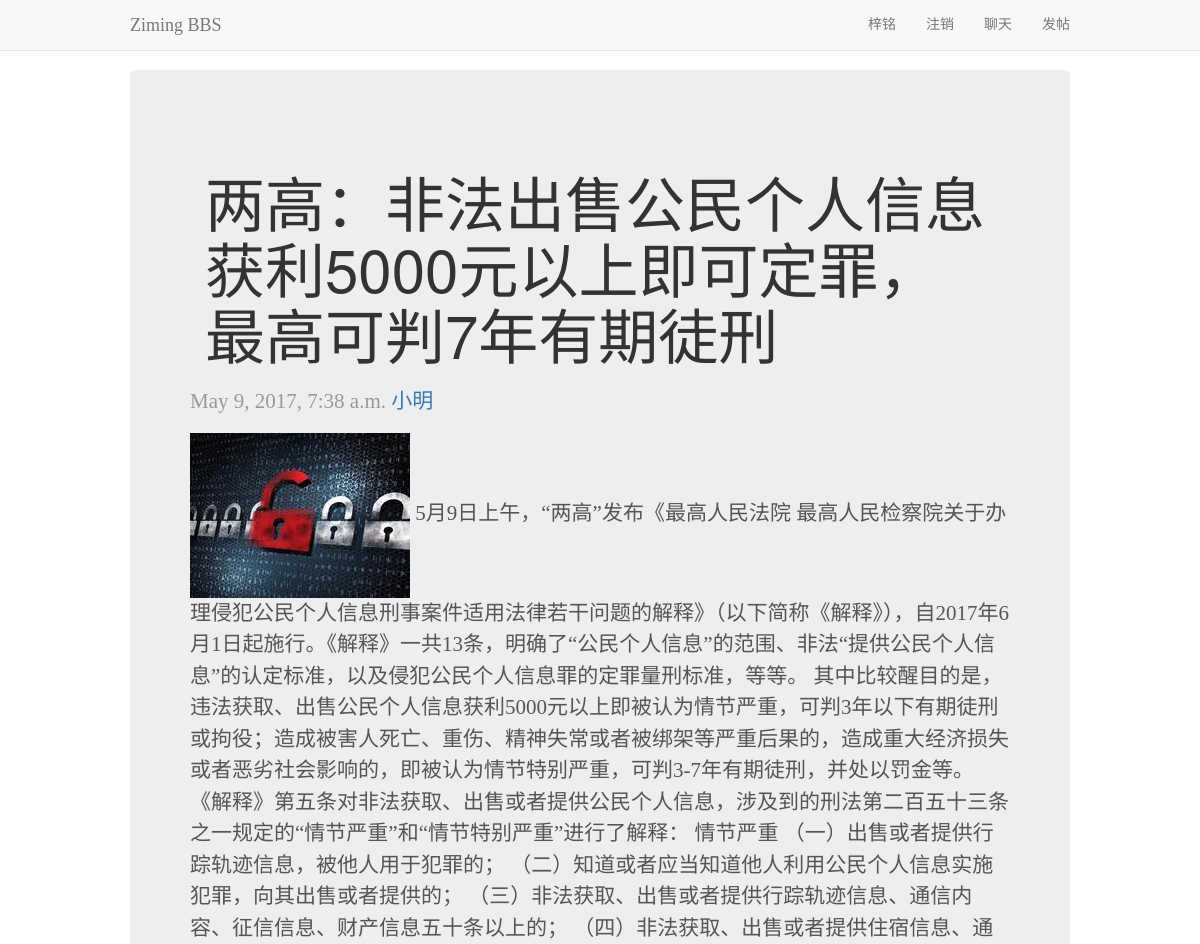
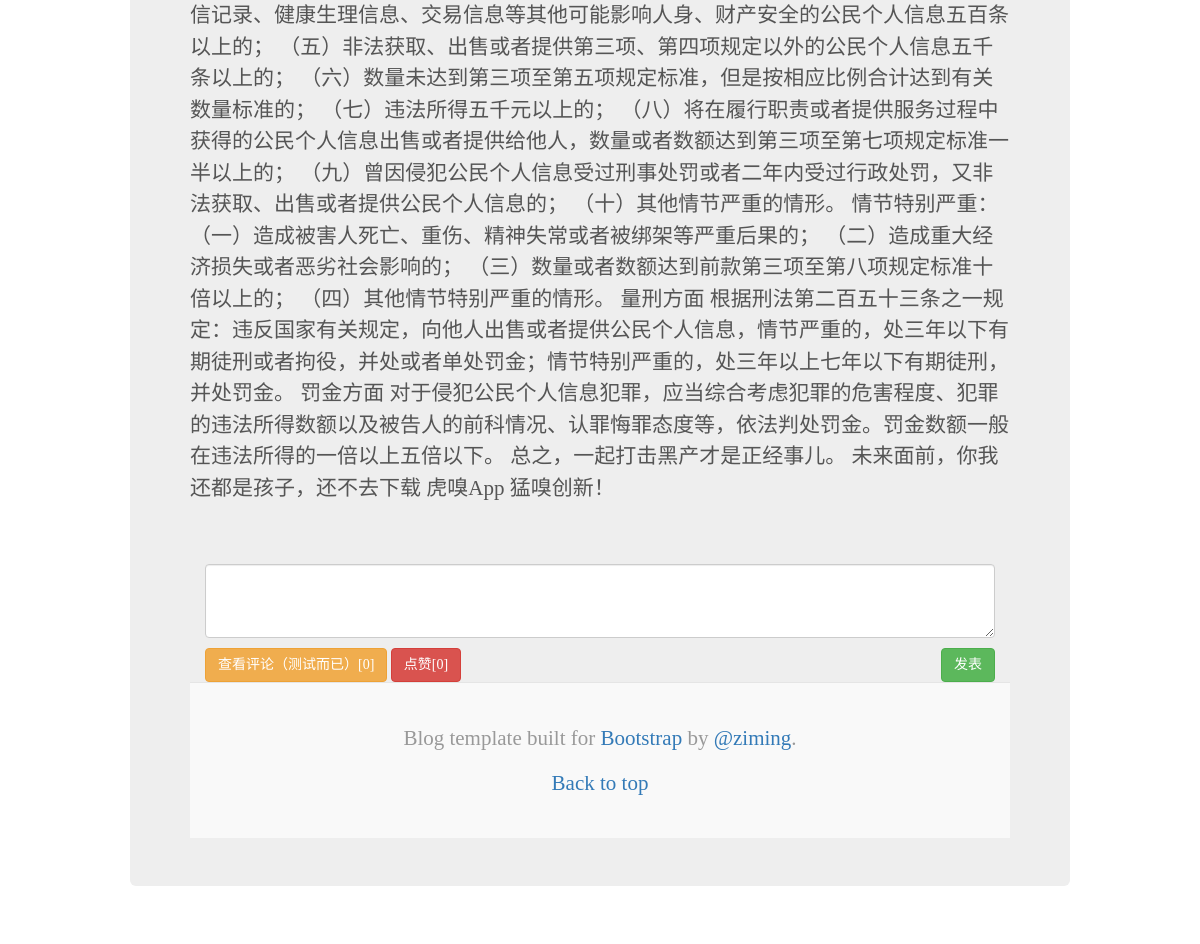
The app's page /bbs/detail/2 (signed in) with its own data (2 pictures, top to bottom).
### BBS/models.py (models this page shows, shortened)
class UserProfile(models.Model):
    user = models.OneToOneField(User)
    name = models.CharField(max_length=32)
    signature = models.TextField(null=True,blank=True)
    head_img = models.ImageField(upload_to="uploads",null=True,blank=True)
    friends = models.ManyToManyField("self", related_name="friends_userprofile", blank=True)
    def __str__(self):
        return self.name

class Article(models.Model):
    title = models.CharField(max_length=255)
    category = models.ForeignKey("Category")
    brief = models.CharField(max_length=255,blank=True,null=True)
    content = models.TextField()
    author = models.ForeignKey("UserProfile")
    pub_date = models.DateTimeField(auto_now_add=True)
    last_modify = models.DateTimeField(auto_now=True)
    priority = models.SmallIntegerField(default=1000)
    head_img = models.ImageField(upload_to="uploads")
    status_choice = (('draft',u'草稿'),
                     ('published', u'已发布'),
                     ('hidden', u'隐藏'),
                     )
    status = models.CharField(max_length=32,choices=status_choice, default="draft")

### BBS/views.py (the view)
# urls.py: url(r'^detail/(\d+)$', views.article_detail, name="article_detail"),
def article_detail(request, id):
    article = models.Article.objects.get(id = id)
    comment_set = models.Comment.objects.filter(article_id=id, comment_type=0)
    cmt_html = comment_handle.build_tree(comment_set)
    return render(request, "BBS/article_detail.html",{"article":article,
                                                      "cmt_html": cmt_html
                                                      })

### BBS/comment_handle.py (called while the page is built, shortened)
def build_tree(cmt_set=None):
    print("===>%s" % ([item.comment_type for item in cmt_set]))
    if cmt_set == None:
        cmt_set = models.Comment.objects.filter(article_id=1, comment_type=0)
    res_set = fun(cmt_set)
    html = convert_html(res_set)
    return html

def fun(cmt_set, pid=None):
    parents = cmt_set.filter(parent_comment_id = pid)
    res = {}
    for parent in parents:
        childs = fun(cmt_set, parent.id)
        res[parent.id] = childs
    return res

def convert_html(cmt_set):
    html = ""
    html = "<ul>%s</ul>"%html
    return html

### BBS/templatetags/tools.py (called while the page is built)
@register.filter
def truncate_imgUrl(img_url):
    res = img_url.url.replace("uploads/","")
    print(res)
    return res

@register.simple_tag
def cal_cmt_fvr(article):
    query_set = article.comment_set.select_related()
    cmt_info = {
        "sum_cmt":query_set.filter(comment_type=0).count(),
        "sum_fvr": query_set.filter(comment_type=1).count(),
    }
    return cmt_info

### templates/BBS/article_detail.html (shortened to what this page needs)
{% extends "base.html" %}
{% load tools %}
{% block style-container %}
    <link href="/static/bootstrap/css/blog.css" rel="stylesheet">
{% endblock %}
{% block page-container %}
    <div class="container">
        <div class="blog-header">
            <h2 class="blog-title">{{ article.title }}</h2>
        </div>
        <div class="row">
            <div class="blog-main">
                <div class="blog-post">
                    <p class="blog-post-meta">{{ article.pub_date }} <a
                            href="http://v3.bootcss.com/examples/blog/#">{{ article.author }}</a></p>
                    <p>
                        <img src="/static/{{ article.head_img|truncate_imgUrl }}">
                        {{ article.content | safe }}
                    </p>
                </div>
            </div>
        </div>
        {% if request.user.is_authenticated %}
            <div class="comment-box">
                <textarea class="form-control" rows="3"></textarea>
                <button type="button" class="btn btn-success" style="float: right;margin-top: 10px">发表</button>
            </div>
        {% else %}
            <div class="jumbotron">
                <h3 class="text-center">
                    <a class="btn-link" href="{% url 'login' %}?next={{ request.path }}">登陆</a>后评论
                </h3>
            </div>
        {% endif %}
        {% cal_cmt_fvr article as cmt_info %}
        <button id="cmts_view" type="button" class="btn btn-warning" style="margin-top: 10px">
            查看评论（测试而已）[{{ cmt_info.sum_cmt }}]
        </button>
        <button id="btn-fvr" type="button" class="btn btn-danger" style="margin-top: 10px">点赞[{{ cmt_info.sum_fvr }}]
        </button>
    </div>
    <footer class="blog-footer">
        <p>Blog template built for <a href="http://getbootstrap.com/">Bootstrap</a> by <a
                href="#">@ziming</a>.</p>
        <p>
            <a href="http://v3.bootcss.com/examples/blog/#">Back to top</a>
        </p>
    </footer>
{% endblock %}

### templates/base.html (shortened to what this page needs)
<!DOCTYPE html>
<html lang="zh-CN">
<head>
    <link href="/static/bootstrap/css/bootstrap.min.css" rel="stylesheet">
    <link href="/static/bootstrap/css/navbar-fixed-top.css" rel="stylesheet">
    {% block style-container %}{% endblock %}
</head>
<body>
<nav class="navbar navbar-default navbar-fixed-top">
    <div class="container">
        <div class="navbar-header">
            <a class="navbar-brand" href="{% url 'home' %}">Ziming BBS</a>
        </div>
        <div id="navbar" class="navbar-collapse collapse">
            <ul class="nav navbar-nav navbar-right">
                {% block nav_right %}
                    {% if request.user.is_authenticated %}
                        <li><a href="#">{{ request.user.userprofile }}</a></li>
                        <li><a href="{% url 'logout' %}">注销</a></li>
                        <li><a href="{% url 'webchat' %}">聊天</a></li>
                    {% else %}
                        <li><a href="{% url 'login' %}">注册/登陆</a></li>
                    {% endif %}
                    <li><a href="{% url 'postarticle' %}">发帖</a> </li>
                {% endblock %}
            </ul>
        </div>
    </div>
</nav>
<div class="container">
    <div class="jumbotron">
        {% block page-container %}{% endblock %}
    </div>
</div>
</body>
</html>

### records on screen
Article: title "两高：非法出售公民个人信息获利5000元以上即可定罪，最高可判7年有期徒刑", pub_date "May 9, 2017, 7:38 a.m.", author "小明", head_img (picture), content "5月9日上午，“两高”发布《最高人民法院 最高人民检察院关于办理侵犯公民个人信息刑事案件适用法律若干问题的解释》（以下简称《解释》），自2017年6月1日起施行。《解释》一共13条，明确了“公民个人信息”的范围、非法“提供公民个人信息”的认定标准，以及侵犯公民个人信息罪的定罪量刑标准，等等。 其中比较醒目的是，违法获取、出售公民个人信息获利5000元以上即被认为情节严重，可判3年以下有期徒刑或拘役；造成被害人死亡、重伤、精神失常或者被绑架等严重后果的，造成重大经济损失或者恶劣社会影响的，即被认为情节特别严重，可判3-7年有期徒刑，并处以罚金等。 《解释》第五条对非法获取、出售或者提供公民个人信息，涉及到的刑法第二百五十三条之一规定的“情节严重”和“情节特别严重”进行了解释： 情节严重 （一）出售或者提供行踪轨迹信息，被他人用于犯罪的； （二）知道或者应当知道他人利用公民个人信息实施犯罪，向其出售或者提供的； （三）非法获取、出售或者提供行踪轨迹信息、通信内容、征信信息、财产信息五十条以上的； （四）非法获取、出售或者提供住宿信息、通信记录、健康生理信息、交易信息等其他可能影响人身、财产安全的公民个人信息五百条以上的； （五）非法获取、出售或者提供第三项、第四项规定以外的公民个人信息五千条以上的； （六）数量未达到第三项至第五项规定标准，但是按相应比例合计达到有关数量标准的； （七）违法所得五千元以上的； （八）将在履行职责或者提供服务过程中获得的公民个人信息出售或者提供给他人，数量或者数额达到第三项至第七项规定标准一半以上的；…"

### other values on screen
{{ request.user.userprofile }} "梓铭"
{{ cmt_info.sum_cmt }} "0"
{{ cmt_info.sum_fvr }} "0"
